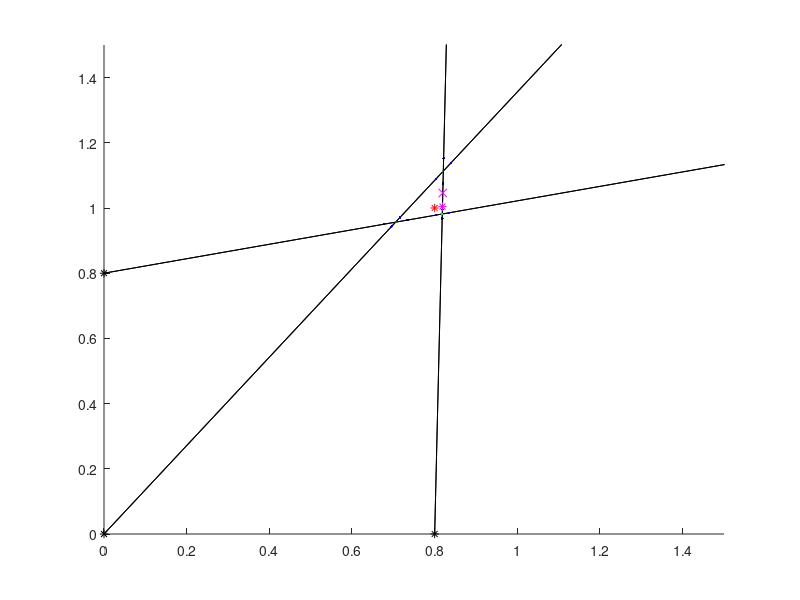

MATLAB code to generate this figure:
clc
clear
figure
close all
n=3;
cats=[0, 0; 0, 0.8; 0.8, 0];
%beta=zeros(N,2);
mouse=[.8;1];
N=500;
th=zeros(n,1);
for i=1:n
    th(i,1)=atan((mouse(2,1)-cats(i,2))/(mouse(1,1)-cats(i,1)));
end
lambda=0.08;
th=th+lambda*randn(n,1);
dth=[-lambda/5; 0; lambda/5];
thAdj=zeros(n,1);
beta=cell(n,n-1,length(dth));
betaErr=zeros(n,n-1);

figure
hold on
axis([0 1.5 0 1.5])
raysX=zeros(3,2);
raysY=zeros(3,2);
faraway=10;
slope=zeros(n,n-1);
raysX=cell(n,n-1);
raysY=cell(n,n-1);
for j=1:n %current cat
    for k=1:n %combined with other cats
        if j==k
            continue
        end
        for q=1:length(dth) %adjust with dth
            thAdj=th;
            thAdj(j,1)=th(j,1)+dth(q,1);
            
            A=zeros(n-1,2);
            C=zeros(n-1,1);
            A(1,:)=[tan(thAdj(j,1)), -1];
            A(2,:)=[tan(thAdj(k,1)), -1];
            
            C(1,1)=tan(thAdj(j,1))*cats(j,1)-cats(j,2);
            C(2,1)=tan(thAdj(k,1))*cats(k,1)-cats(k,2);
            
            beta{j,k,q}=A\C;
            if q==2
                raysX{j,k}(1,:)=[cats(j,1), beta{j,k,2}(1,1)+faraway*(beta{j,k,2}(1,1)-cats(j,1))];
                raysY{j,k}(1,:)=[cats(j,2), beta{j,k,2}(2,1)+faraway*(beta{j,k,2}(2,1)-cats(j,2))];
                plot(raysX{j,k}',raysY{j,k}','k')
                plot(beta{j,k,q}(1,1),beta{j,k,q}(2,1),'.g')
            else
                plot(beta{j,k,q}(1,1),beta{j,k,q}(2,1),'.b')
            end
        end
        betaErr(j,k)=norm(beta{j,k,1}-beta{j,k,2})+norm(beta{j,k,3}-beta{j,k,2});
    end
end
plot(mouse(1,1),mouse(2,1),'r*',cats(:,1),cats(:,2),'*k')
betaErrSum=sum(betaErr,2)

A=zeros(n,2);
C=zeros(n,1);
for i=1:n
    A(i,:)=[tan(th(i,1)), -1];
    C(i,1)=tan(th(i,1))*cats(i,1)-cats(i,2);
end
W=eye(n);
for i=1:n
   W(i,i)=1/betaErrSum(i,1)^2;
end

betaTotW(:,1)=(A'*W*A)\(A'*W*C);
betaTot(:,1)=A\C;
plot(betaTot(1,1),betaTot(2,1),'mx')
plot(betaTotW(1,1),betaTotW(2,1),'m*')




